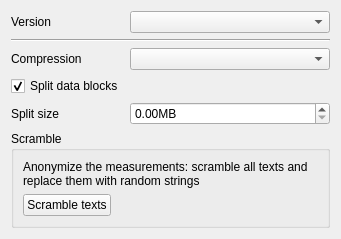
              <widget class="QWidget" name="MDF">
               <layout class="QGridLayout" name="gridLayout_22" columnstretch="0,0">
                <item row="4" column="1">
                 <widget class="QDoubleSpinBox" name="mdf_split_size">
                  <property name="suffix">
                   <string>MB</string>
                  </property>
                  <property name="maximum">
                   <double>4.000000000000000</double>
                  </property>
                 </widget>
                </item>
                <item row="2" column="0">
                 <widget class="QLabel" name="label_29">
                  <property name="text">
                   <string>Compression</string>
                  </property>
                 </widget>
                </item>
                <item row="1" column="0" colspan="2">
                 <widget class="Line" name="line_14">
                  <property name="orientation">
                   <enum>Qt::Horizontal</enum>
                  </property>
                 </widget>
                </item>
                <item row="2" column="1">
                 <widget class="QComboBox" name="mdf_compression"/>
                </item>
                <item row="3" column="0">
                 <widget class="QCheckBox" name="mdf_split">
                  <property name="text">
                   <string>Split data blocks</string>
                  </property>
                  <property name="checked">
                   <bool>true</bool>
                  </property>
                 </widget>
                </item>
                <item row="0" column="0">
                 <widget class="QLabel" name="label_27">
                  <property name="text">
                   <string>Version</string>
                  </property>
                 </widget>
                </item>
                <item row="5" column="0" colspan="2">
                 <widget class="QGroupBox" name="groupBox_9">
                  <property name="title">
                   <string>Scramble</string>
                  </property>
                  <layout class="QGridLayout" name="gridLayout_20">
                   <item row="1" column="0">
                    <widget class="QPushButton" name="scramble_btn">
                     <property name="text">
                      <string>Scramble texts</string>
                     </property>
                     <property name="icon">
                      <iconset resource="resource.qrc">
                       <normaloff>:/scramble.png</normaloff>:/scramble.png</iconset>
                     </property>
                    </widget>
                   </item>
                   <item row="1" column="1">
                    <spacer name="horizontalSpacer_23">
                     <property name="orientation">
                      <enum>Qt::Horizontal</enum>
                     </property>
                     <property name="sizeHint" stdset="0">
                      <size>
                       <width>40</width>
                       <height>20</height>
                      </size>
                     </property>
                    </spacer>
                   </item>
                   <item row="0" column="0" colspan="2">
                    <widget class="QLabel" name="label_61">
                     <property name="text">
                      <string>Anonymize the measurements: scramble all texts and replace them with random strings</string>
                     </property>
                     <property name="wordWrap">
                      <bool>true</bool>
                     </property>
                    </widget>
                   </item>
                  </layout>
                 </widget>
                </item>
                <item row="4" column="0">
                 <widget class="QLabel" name="label_28">
                  <property name="text">
                   <string>Split size </string>
                  </property>
                 </widget>
                </item>
                <item row="0" column="1">
                 <widget class="QComboBox" name="mdf_version">
                  <property name="minimumSize">
                   <size>
                    <width>200</width>
                    <height>0</height>
                   </size>
                  </property>
                 </widget>
                </item>
               </layout>
              </widget>
